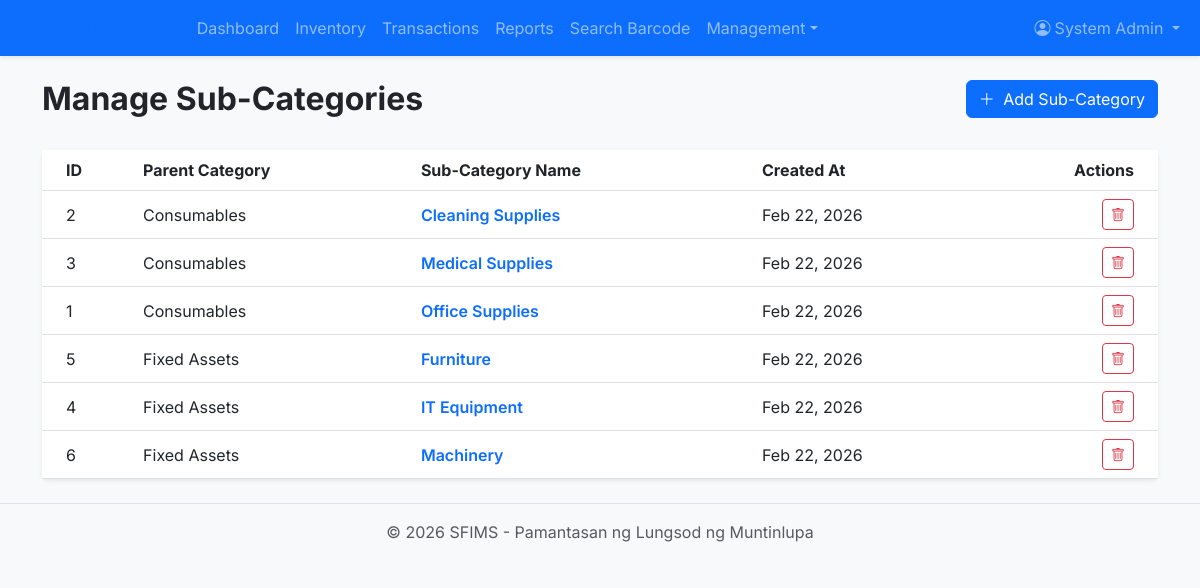
/admin/sub_categories.php (signed in), run on the app's committed database.
### tables this page shows
CREATE TABLE IF NOT EXISTS sub_categories (
    id INT AUTO_INCREMENT PRIMARY KEY,
    category_id INT NOT NULL,
    name VARCHAR(100) NOT NULL,
    created_at TIMESTAMP DEFAULT CURRENT_TIMESTAMP,
    FOREIGN KEY (category_id) REFERENCES categories(id) ON DELETE CASCADE
);

CREATE TABLE IF NOT EXISTS categories (
    id INT AUTO_INCREMENT PRIMARY KEY,
    name VARCHAR(100) NOT NULL UNIQUE,
    created_at TIMESTAMP DEFAULT CURRENT_TIMESTAMP
);

### config/app.php (called while the page is built, shortened)
<?php
function is_logged_in()
{
    return isset($_SESSION['user_id']) && $_SESSION['status'] === 'active';
}
function h($string)
{
    return htmlspecialchars($string, ENT_QUOTES, 'UTF-8');
}

### admin/sub_categories.php (the view, shortened to what this page needs)
<?php
require_once '../config/app.php';
$db = Database::getInstance();
$sql = "SELECT s.*, c.name as category_name
        FROM sub_categories s
        JOIN categories c ON s.category_id = c.id
        ORDER BY c.name ASC, s.name ASC";
$sub_categories = $db->query($sql)->fetchAll();
require_once '../partials/header.php';
?>
<div class="row mb-4">
    <div class="col-md-6">
        <h2 class="fw-bold">Manage Sub-Categories</h2>
    </div>
    <div class="col-md-6 text-end">
        <button type="button" class="btn btn-primary" data-bs-toggle="modal" data-bs-target="#addSubCategoryModal">
            <i class="bi bi-plus-lg me-1"></i> Add Sub-Category
        </button>
    </div>
</div>
<div class="card shadow-sm border-0">
    <div class="card-body p-0">
        <div class="table-responsive">
            <table class="table table-hover align-middle mb-0">
                <thead class="bg-light">
                    <tr>
                        <th class="ps-4">ID</th>
                        <th>Parent Category</th>
                        <th>Sub-Category Name</th>
                        <th>Created At</th>
                        <th class="text-end pe-4">Actions</th>
                    </tr>
                </thead>
                <tbody>
                    <?php if ($sub_categories): ?>
                        <?php foreach ($sub_categories as $sc): ?>
                            <tr>
                                <td class="ps-4"><?php echo $sc['id']; ?></td>
                                <td><?php echo h($sc['category_name']); ?></td>
                                <td class="fw-semibold text-primary"><?php echo h($sc['name']); ?></td>
                                <td><?php echo date('M d, Y', strtotime($sc['created_at'])); ?></td>
                                <td class="text-end pe-4">
                                    <a href="?delete=<?php echo $sc['id']; ?>" class="btn btn-sm btn-outline-danger" onclick="return confirm('Are you sure you want to delete this sub-category?')">
                                        <i class="bi bi-trash"></i>
                                    </a>
                                </td>
                            </tr>
                        <?php endforeach; ?>
                    <?php endif; ?>
                </tbody>
            </table>
        </div>
    </div>
</div>
<?php require_once '../partials/footer.php'; ?>

### partials/header.php (shortened to what this page needs)
<!DOCTYPE html>
<html lang="en">
<head>
    <link href="https://cdn.jsdelivr.net/npm/bootstrap@5.3.0/dist/css/bootstrap.min.css" rel="stylesheet">
    <link rel="stylesheet" href="https://cdn.jsdelivr.net/npm/bootstrap-icons@1.10.0/font/bootstrap-icons.css">
</head>
<body class="bg-light">
    <?php if (is_logged_in()): ?>
        <nav class="navbar navbar-expand-lg navbar-dark bg-primary sticky-top shadow-sm">
            <div class="container-fluid">
                <a class="navbar-brand fw-bold" href="<?php echo BASE_URL; ?>dashboard.php">
                    <i class="bi bi-box-seam me-2"></i>SPMO PLMun
                </a>
                <div class="collapse navbar-collapse" id="navbarNav">
                    <ul class="navbar-nav me-auto">
                        <li class="nav-item">
                            <a class="nav-link" href="<?php echo BASE_URL; ?>dashboard.php">Dashboard</a>
                        </li>
                        <li class="nav-item">
                            <a class="nav-link" href="<?php echo BASE_URL; ?>inventory/items.php">Inventory</a>
                        </li>
                        <li class="nav-item">
                            <a class="nav-link" href="<?php echo BASE_URL; ?>inventory/transactions.php">Transactions</a>
                        </li>
                        <li class="nav-item">
                            <a class="nav-link" href="<?php echo BASE_URL; ?>reports/reports.php">Reports</a>
                        </li>
                        <li class="nav-item">
                            <a class="nav-link" href="<?php echo BASE_URL; ?>inventory/barcode_lookup.php">Search Barcode</a>
                        </li>
                        <?php if (is_logged_in()): ?>
                            <li class="nav-item dropdown">
                                <a class="nav-link dropdown-toggle" href="#" data-bs-toggle="dropdown">Management</a>
                            </li>
                        <?php endif; ?>
                    </ul>
                    <ul class="navbar-nav">
                        <li class="nav-item dropdown">
                            <a class="nav-link dropdown-toggle" href="#" id="userDropdown" role="button"
                                data-bs-toggle="dropdown">
                                <i class="bi bi-person-circle me-1"></i><?php echo h($_SESSION['full_name']); ?>
                            </a>
                        </li>
                    </ul>
                </div>
            </div>
        </nav>
    <?php endif; ?>
    <div class="container py-4">

### partials/footer.php (shortened to what this page needs)
</div>
<footer class="footer mt-auto py-3 bg-light border-top">
    <div class="container text-center">
        <span class="text-muted">&copy;
            <?php echo date('Y'); ?> SFIMS - Pamantasan ng Lungsod ng Muntinlupa
        </span>
    </div>
</footer>
</body>
</html>

### partials/header.php (style rules this page uses)
body { font-family: 'Inter', sans-serif; background-color: #f8f9fa; }
.navbar-brand { font-weight: 700; color: #0d6efd; }
.card { border: none; box-shadow: 0 0.125rem 0.25rem rgba(0, 0, 0, 0.075); }
.btn-primary { background-color: #0d6efd; border-color: #0d6efd; }

### data on the page
sub_categories: id "2", category.name "Consumables", name "Cleaning Supplies", created_at "Feb 22, 2026"
sub_categories: id "3", category.name "Consumables", name "Medical Supplies", created_at "Feb 22, 2026"
sub_categories: id "1", category.name "Consumables", name "Office Supplies", created_at "Feb 22, 2026"
sub_categories: id "5", category.name "Fixed Assets", name "Furniture", created_at "Feb 22, 2026"
sub_categories: id "4", category.name "Fixed Assets", name "IT Equipment", created_at "Feb 22, 2026"
sub_categories: id "6", category.name "Fixed Assets", name "Machinery", created_at "Feb 22, 2026"

### other printed values
$_SESSION['full_name'] "System Admin"
